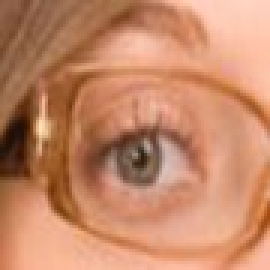
#> input picture data2/test/open/eyeglasses3_eye601_LEFT.png, 90 x 90 px, found by its file name (shown 3 times larger)
$ python model.py
#> lines starting #> are read from the running program, lines starting #| are printed output that depends on the picture
import os
import cv2
import numpy as np
from skimage.feature import hog
from sklearn.linear_model import LogisticRegression
from sklearn.metrics import accuracy_score
import joblib

dataset_path = "data2"
train_path = os.path.join(dataset_path, "train")
test_path = os.path.join(dataset_path, "test")
val_path = os.path.join(dataset_path, "val")

open_train_path = os.path.join(train_path, "open")
close_train_path = os.path.join(train_path, "closed")
open_test_path = os.path.join(test_path, "open")
close_test_path = os.path.join(test_path, "closed")
open_val_path = os.path.join(val_path, "open")
close_val_path = os.path.join(val_path, "closed")

hog_params = {
    "orientations": 9,
    "pixels_per_cell": (8, 8),
    "cells_per_block": (2, 2),
    "block_norm": 'L2-Hys'
}

def process_images(folder_path, label):
#> called with folder_path = 'data2/train/open', label = 1
    features_list = []
    labels_list = []

    for file in os.listdir(folder_path):
        img_path = os.path.join(folder_path, file)
        img = cv2.imread(img_path, cv2.IMREAD_GRAYSCALE)
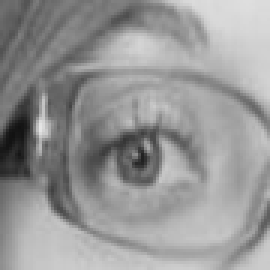
#> img: shape (90, 90) (shown 3 times larger); min 18, max 229, mean 150.1

        if img is None:
            continue

        img = cv2.resize(img, (32, 32))
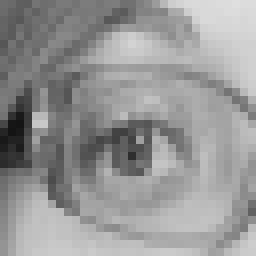
#> img: shape (32, 32) (shown 8 times larger); min 20, max 222, mean 150.1
        features = hog(img, **hog_params)
#> features = 324 values, max 0.298 at index 76, min 0 at index 82, mean 0.142

        features_list.append(features)
        labels_list.append(label)

    return features_list, labels_list


X_train_open, y_train_open = process_images(open_train_path, 1)
#> X_train_open = 1 item; y_train_open = [1]
X_train_closed, y_train_closed = process_images(close_train_path, 0)
#> call 2 of process_images, with folder_path = 'data2/train/closed', label = 0
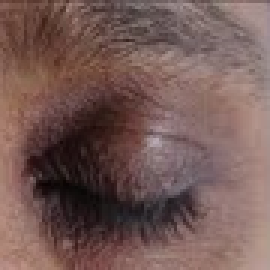
#> input picture data2/test/closed/_388.png, 90 x 90 px, found by its file name (shown 3 times larger)
#> in process_images (call 2), `img = cv2.imread(img_path, cv2.IMREAD_GRAYSCALE)`:
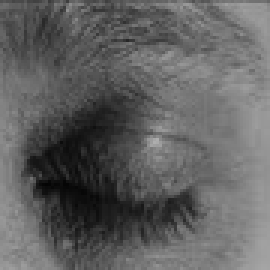
#> img: shape (90, 90) (shown 3 times larger); min 4, max 174, mean 96.7
#> in process_images (call 2), `img = cv2.resize(img, (32, 32))`:
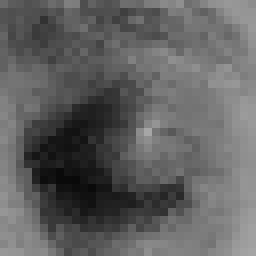
#> img: shape (32, 32) (shown 8 times larger); min 9, max 166, mean 96.8
#> in process_images (call 2), `features = hog(img, **hog_params)`: features = 324 values, max 0.265 at index 288, min 0 at index 251, mean 0.148
#> X_train_closed = 1 item; y_train_closed = [0]
X_test_open, y_test_open = process_images(open_test_path, 1)
#> X_test_open = 1 item; y_test_open = [1]
X_test_closed, y_test_closed = process_images(close_test_path, 0)
#> X_test_closed = 1 item; y_test_closed = [0]
X_val_open, y_val_open = process_images(open_val_path, 1)
#> X_val_open = 1 item; y_val_open = [1]
X_val_closed, y_val_closed = process_images(close_val_path, 0)
#> X_val_closed = 1 item; y_val_closed = [0]


X_train = np.array(X_train_open + X_train_closed)
y_train = np.array(y_train_open + y_train_closed)
#> y_train = [1, 0]
X_test = np.array(X_test_open + X_test_closed)
y_test = np.array(y_test_open + y_test_closed)
#> y_test = [1, 0]
X_val = np.array(X_val_open + X_val_closed)
y_val = np.array(y_val_open + y_val_closed)
#> y_val = [1, 0]

print(f"Veri seti işlendi! Eğitim: {len(X_train)}, Test: {len(X_test)}, Validation: {len(X_val)}")
#| Veri seti işlendi! Eğitim: 2, Test: 2, Validation: 2

log_reg_model = LogisticRegression(max_iter=1000)
log_reg_model.fit(X_train, y_train)


y_train_pred = log_reg_model.predict(X_train)
#> y_train_pred = [1, 0]
train_accuracy = accuracy_score(y_train, y_train_pred)
#> train_accuracy = 1
print(f"Eğitim doğruluğu: {train_accuracy * 100:.2f}%")
#| Eğitim doğruluğu: 100.00%

y_pred = log_reg_model.predict(X_test)
#> y_pred = [1, 0]
test_accuracy = accuracy_score(y_test, y_pred)
#> test_accuracy = 1
print(f"Test doğruluğu: {test_accuracy * 100:.2f}%")
#| Test doğruluğu: 100.00%


y_val_pred = log_reg_model.predict(X_val)
#> y_val_pred = [1, 0]
val_accuracy = accuracy_score(y_val, y_val_pred)
#> val_accuracy = 1
print(f"Validation doğruluğu: {val_accuracy * 100:.2f}%")
#| Validation doğruluğu: 100.00%


joblib.dump(log_reg_model, 'logistic_regression_model.pkl')
print("Model kaydedildi!")
